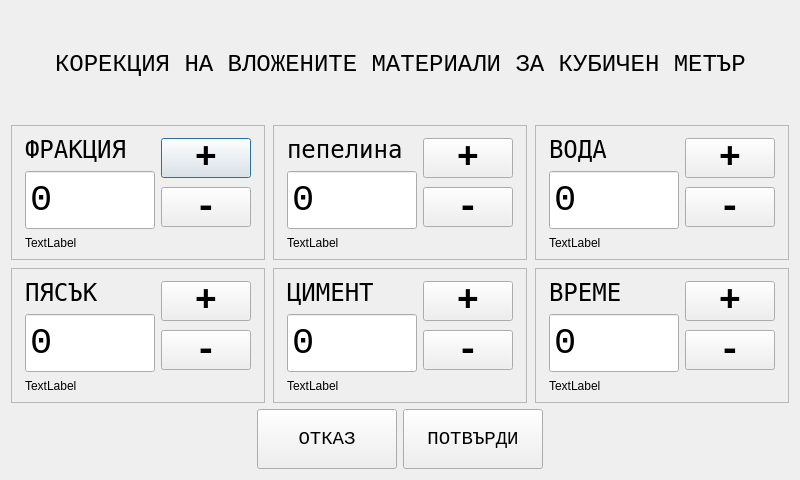
<?xml version="1.0" encoding="UTF-8"?>
<ui version="4.0">
 <class>DialogChangeIngradients</class>
 <widget class="QDialog" name="DialogChangeIngradients">
  <property name="geometry">
   <rect>
    <x>0</x>
    <y>0</y>
    <width>800</width>
    <height>480</height>
   </rect>
  </property>
  <property name="windowTitle">
   <string>Dialog</string>
  </property>
  <layout class="QVBoxLayout" name="verticalLayout_17">
   <item>
    <layout class="QVBoxLayout" name="verticalLayout_16">
     <item>
      <layout class="QHBoxLayout" name="horizontalLayout_8">
       <item>
        <spacer name="horizontalSpacer_2">
         <property name="orientation">
          <enum>Qt::Horizontal</enum>
         </property>
         <property name="sizeHint" stdset="0">
          <size>
           <width>40</width>
           <height>20</height>
          </size>
         </property>
        </spacer>
       </item>
       <item>
        <widget class="QLabel" name="label_2">
         <property name="font">
          <font>
           <family>Courier New</family>
           <pointsize>18</pointsize>
          </font>
         </property>
         <property name="text">
          <string>КОРЕКЦИЯ НА ВЛОЖЕНИТЕ МАТЕРИАЛИ ЗА КУБИЧЕН МЕТЪР</string>
         </property>
        </widget>
       </item>
       <item>
        <spacer name="horizontalSpacer">
         <property name="orientation">
          <enum>Qt::Horizontal</enum>
         </property>
         <property name="sizeHint" stdset="0">
          <size>
           <width>40</width>
           <height>20</height>
          </size>
         </property>
        </spacer>
       </item>
      </layout>
     </item>
     <item>
      <layout class="QHBoxLayout" name="horizontalLayout_7">
       <property name="spacing">
        <number>8</number>
       </property>
       <item>
        <layout class="QVBoxLayout" name="verticalLayout_13">
         <item>
          <widget class="QFrame" name="frame_3">
           <property name="frameShape">
            <enum>QFrame::StyledPanel</enum>
           </property>
           <property name="frameShadow">
            <enum>QFrame::Raised</enum>
           </property>
           <layout class="QGridLayout" name="gridLayout_3">
            <item row="0" column="0">
             <layout class="QHBoxLayout" name="horizontalLayout_3">
              <item>
               <layout class="QVBoxLayout" name="verticalLayout_5">
                <item>
                 <widget class="QLabel" name="label_4">
                  <property name="font">
                   <font>
                    <family>Andale Mono</family>
                    <pointsize>18</pointsize>
                   </font>
                  </property>
                  <property name="text">
                   <string>ФРАКЦИЯ</string>
                  </property>
                 </widget>
                </item>
                <item>
                 <widget class="QSpinBox" name="spinFraction">
                  <property name="minimumSize">
                   <size>
                    <width>125</width>
                    <height>60</height>
                   </size>
                  </property>
                  <property name="maximumSize">
                   <size>
                    <width>130</width>
                    <height>60</height>
                   </size>
                  </property>
                  <property name="font">
                   <font>
                    <family>Courier New</family>
                    <pointsize>28</pointsize>
                    <weight>50</weight>
                    <bold>false</bold>
                   </font>
                  </property>
                  <property name="buttonSymbols">
                   <enum>QAbstractSpinBox::NoButtons</enum>
                  </property>
                  <property name="keyboardTracking">
                   <bool>true</bool>
                  </property>
                  <property name="maximum">
                   <number>1000</number>
                  </property>
                 </widget>
                </item>
               </layout>
              </item>
              <item>
               <layout class="QVBoxLayout" name="verticalLayout_6">
                <item>
                 <widget class="QPushButton" name="btnFractionUp">
                  <property name="minimumSize">
                   <size>
                    <width>90</width>
                    <height>40</height>
                   </size>
                  </property>
                  <property name="maximumSize">
                   <size>
                    <width>90</width>
                    <height>40</height>
                   </size>
                  </property>
                  <property name="font">
                   <font>
                    <family>Courier New</family>
                    <pointsize>28</pointsize>
                    <weight>75</weight>
                    <bold>true</bold>
                   </font>
                  </property>
                  <property name="text">
                   <string>+</string>
                  </property>
                  <property name="autoRepeat">
                   <bool>true</bool>
                  </property>
                  <property name="autoRepeatDelay">
                   <number>600</number>
                  </property>
                  <property name="autoRepeatInterval">
                   <number>300</number>
                  </property>
                 </widget>
                </item>
                <item>
                 <widget class="QPushButton" name="btnFractionDwn">
                  <property name="minimumSize">
                   <size>
                    <width>90</width>
                    <height>40</height>
                   </size>
                  </property>
                  <property name="maximumSize">
                   <size>
                    <width>90</width>
                    <height>40</height>
                   </size>
                  </property>
                  <property name="font">
                   <font>
                    <family>Courier New</family>
                    <pointsize>28</pointsize>
                    <weight>75</weight>
                    <bold>true</bold>
                   </font>
                  </property>
                  <property name="text">
                   <string>-</string>
                  </property>
                  <property name="autoRepeat">
                   <bool>true</bool>
                  </property>
                  <property name="autoRepeatDelay">
                   <number>600</number>
                  </property>
                  <property name="autoRepeatInterval">
                   <number>300</number>
                  </property>
                 </widget>
                </item>
               </layout>
              </item>
             </layout>
            </item>
            <item row="1" column="0">
             <widget class="QLabel" name="lblFractionMinmax">
              <property name="text">
               <string>TextLabel</string>
              </property>
             </widget>
            </item>
           </layout>
          </widget>
         </item>
         <item>
          <widget class="QFrame" name="frame_4">
           <property name="frameShape">
            <enum>QFrame::StyledPanel</enum>
           </property>
           <property name="frameShadow">
            <enum>QFrame::Raised</enum>
           </property>
           <layout class="QGridLayout" name="gridLayout_4">
            <item row="0" column="0">
             <layout class="QHBoxLayout" name="horizontalLayout_4">
              <item>
               <layout class="QVBoxLayout" name="verticalLayout_7">
                <item>
                 <widget class="QLabel" name="label_5">
                  <property name="font">
                   <font>
                    <family>Andale Mono</family>
                    <pointsize>18</pointsize>
                   </font>
                  </property>
                  <property name="text">
                   <string>ПЯСЪК</string>
                  </property>
                 </widget>
                </item>
                <item>
                 <widget class="QSpinBox" name="spinSand">
                  <property name="minimumSize">
                   <size>
                    <width>125</width>
                    <height>60</height>
                   </size>
                  </property>
                  <property name="maximumSize">
                   <size>
                    <width>130</width>
                    <height>60</height>
                   </size>
                  </property>
                  <property name="font">
                   <font>
                    <family>Courier New</family>
                    <pointsize>28</pointsize>
                    <weight>50</weight>
                    <bold>false</bold>
                   </font>
                  </property>
                  <property name="buttonSymbols">
                   <enum>QAbstractSpinBox::NoButtons</enum>
                  </property>
                  <property name="keyboardTracking">
                   <bool>true</bool>
                  </property>
                  <property name="maximum">
                   <number>1000</number>
                  </property>
                 </widget>
                </item>
               </layout>
              </item>
              <item>
               <layout class="QVBoxLayout" name="verticalLayout_8">
                <item>
                 <widget class="QPushButton" name="btnSandUp">
                  <property name="minimumSize">
                   <size>
                    <width>90</width>
                    <height>40</height>
                   </size>
                  </property>
                  <property name="maximumSize">
                   <size>
                    <width>90</width>
                    <height>40</height>
                   </size>
                  </property>
                  <property name="font">
                   <font>
                    <family>Courier New</family>
                    <pointsize>28</pointsize>
                    <weight>75</weight>
                    <bold>true</bold>
                   </font>
                  </property>
                  <property name="text">
                   <string>+</string>
                  </property>
                  <property name="autoRepeat">
                   <bool>true</bool>
                  </property>
                  <property name="autoRepeatDelay">
                   <number>600</number>
                  </property>
                  <property name="autoRepeatInterval">
                   <number>300</number>
                  </property>
                 </widget>
                </item>
                <item>
                 <widget class="QPushButton" name="btnSandDwn">
                  <property name="minimumSize">
                   <size>
                    <width>90</width>
                    <height>40</height>
                   </size>
                  </property>
                  <property name="maximumSize">
                   <size>
                    <width>90</width>
                    <height>40</height>
                   </size>
                  </property>
                  <property name="font">
                   <font>
                    <family>Courier New</family>
                    <pointsize>28</pointsize>
                    <weight>75</weight>
                    <bold>true</bold>
                   </font>
                  </property>
                  <property name="text">
                   <string>-</string>
                  </property>
                  <property name="autoRepeat">
                   <bool>true</bool>
                  </property>
                  <property name="autoRepeatDelay">
                   <number>600</number>
                  </property>
                  <property name="autoRepeatInterval">
                   <number>300</number>
                  </property>
                 </widget>
                </item>
               </layout>
              </item>
             </layout>
            </item>
            <item row="1" column="0">
             <widget class="QLabel" name="lblSandMinmax">
              <property name="text">
               <string>TextLabel</string>
              </property>
             </widget>
            </item>
           </layout>
          </widget>
         </item>
        </layout>
       </item>
       <item>
        <layout class="QVBoxLayout" name="verticalLayout_14">
         <item>
          <widget class="QFrame" name="frame_2">
           <property name="frameShape">
            <enum>QFrame::StyledPanel</enum>
           </property>
           <property name="frameShadow">
            <enum>QFrame::Raised</enum>
           </property>
           <layout class="QGridLayout" name="gridLayout_2">
            <item row="0" column="0">
             <layout class="QHBoxLayout" name="horizontalLayout_2">
              <item>
               <layout class="QVBoxLayout" name="verticalLayout_3">
                <item>
                 <widget class="QLabel" name="label_3">
                  <property name="font">
                   <font>
                    <family>Andale Mono</family>
                    <pointsize>18</pointsize>
                   </font>
                  </property>
                  <property name="text">
                   <string>пепелина</string>
                  </property>
                 </widget>
                </item>
                <item>
                 <widget class="QSpinBox" name="spinPepelina">
                  <property name="minimumSize">
                   <size>
                    <width>125</width>
                    <height>60</height>
                   </size>
                  </property>
                  <property name="maximumSize">
                   <size>
                    <width>130</width>
                    <height>60</height>
                   </size>
                  </property>
                  <property name="font">
                   <font>
                    <family>Courier New</family>
                    <pointsize>28</pointsize>
                    <weight>50</weight>
                    <bold>false</bold>
                   </font>
                  </property>
                  <property name="buttonSymbols">
                   <enum>QAbstractSpinBox::NoButtons</enum>
                  </property>
                  <property name="keyboardTracking">
                   <bool>true</bool>
                  </property>
                  <property name="maximum">
                   <number>1000</number>
                  </property>
                 </widget>
                </item>
               </layout>
              </item>
              <item>
               <layout class="QVBoxLayout" name="verticalLayout_4">
                <item>
                 <widget class="QPushButton" name="btnPepelinUp">
                  <property name="minimumSize">
                   <size>
                    <width>90</width>
                    <height>40</height>
                   </size>
                  </property>
                  <property name="maximumSize">
                   <size>
                    <width>90</width>
                    <height>40</height>
                   </size>
                  </property>
                  <property name="font">
                   <font>
                    <family>Courier New</family>
                    <pointsize>28</pointsize>
                    <weight>75</weight>
                    <bold>true</bold>
                   </font>
                  </property>
                  <property name="text">
                   <string>+</string>
                  </property>
                  <property name="autoRepeat">
                   <bool>true</bool>
                  </property>
                  <property name="autoRepeatDelay">
                   <number>600</number>
                  </property>
                  <property name="autoRepeatInterval">
                   <number>300</number>
                  </property>
                 </widget>
                </item>
                <item>
                 <widget class="QPushButton" name="btnPepelinaDwn">
                  <property name="minimumSize">
                   <size>
                    <width>90</width>
                    <height>40</height>
                   </size>
                  </property>
                  <property name="maximumSize">
                   <size>
                    <width>90</width>
                    <height>40</height>
                   </size>
                  </property>
                  <property name="font">
                   <font>
                    <family>Courier New</family>
                    <pointsize>28</pointsize>
                    <weight>75</weight>
                    <bold>true</bold>
                   </font>
                  </property>
                  <property name="text">
                   <string>-</string>
                  </property>
                  <property name="autoRepeat">
                   <bool>true</bool>
                  </property>
                  <property name="autoRepeatDelay">
                   <number>600</number>
                  </property>
                  <property name="autoRepeatInterval">
                   <number>300</number>
                  </property>
                 </widget>
                </item>
               </layout>
              </item>
             </layout>
            </item>
            <item row="1" column="0">
             <widget class="QLabel" name="lblPepelinaMinmax">
              <property name="text">
               <string>TextLabel</string>
              </property>
             </widget>
            </item>
           </layout>
          </widget>
         </item>
         <item>
          <widget class="QFrame" name="frame">
           <property name="frameShape">
            <enum>QFrame::StyledPanel</enum>
           </property>
           <property name="frameShadow">
            <enum>QFrame::Raised</enum>
           </property>
           <layout class="QGridLayout" name="gridLayout">
            <item row="0" column="0">
             <layout class="QHBoxLayout" name="horizontalLayout">
              <item>
               <layout class="QVBoxLayout" name="verticalLayout">
                <item>
                 <widget class="QLabel" name="label">
                  <property name="font">
                   <font>
                    <family>Andale Mono</family>
                    <pointsize>18</pointsize>
                   </font>
                  </property>
                  <property name="text">
                   <string>ЦИМЕНТ</string>
                  </property>
                 </widget>
                </item>
                <item>
                 <widget class="QSpinBox" name="spinCement">
                  <property name="minimumSize">
                   <size>
                    <width>125</width>
                    <height>60</height>
                   </size>
                  </property>
                  <property name="maximumSize">
                   <size>
                    <width>130</width>
                    <height>60</height>
                   </size>
                  </property>
                  <property name="font">
                   <font>
                    <family>Courier New</family>
                    <pointsize>28</pointsize>
                    <weight>50</weight>
                    <bold>false</bold>
                   </font>
                  </property>
                  <property name="buttonSymbols">
                   <enum>QAbstractSpinBox::NoButtons</enum>
                  </property>
                  <property name="keyboardTracking">
                   <bool>true</bool>
                  </property>
                  <property name="maximum">
                   <number>1000</number>
                  </property>
                 </widget>
                </item>
               </layout>
              </item>
              <item>
               <layout class="QVBoxLayout" name="verticalLayout_2">
                <item>
                 <widget class="QPushButton" name="btnCementUp">
                  <property name="minimumSize">
                   <size>
                    <width>90</width>
                    <height>40</height>
                   </size>
                  </property>
                  <property name="maximumSize">
                   <size>
                    <width>90</width>
                    <height>40</height>
                   </size>
                  </property>
                  <property name="font">
                   <font>
                    <family>Courier New</family>
                    <pointsize>28</pointsize>
                    <weight>75</weight>
                    <bold>true</bold>
                   </font>
                  </property>
                  <property name="text">
                   <string>+</string>
                  </property>
                  <property name="autoRepeat">
                   <bool>true</bool>
                  </property>
                  <property name="autoRepeatDelay">
                   <number>600</number>
                  </property>
                  <property name="autoRepeatInterval">
                   <number>300</number>
                  </property>
                 </widget>
                </item>
                <item>
                 <widget class="QPushButton" name="btnCementDwn">
                  <property name="minimumSize">
                   <size>
                    <width>90</width>
                    <height>40</height>
                   </size>
                  </property>
                  <property name="maximumSize">
                   <size>
                    <width>90</width>
                    <height>40</height>
                   </size>
                  </property>
                  <property name="font">
                   <font>
                    <family>Courier New</family>
                    <pointsize>28</pointsize>
                    <weight>75</weight>
                    <bold>true</bold>
                   </font>
                  </property>
                  <property name="text">
                   <string>-</string>
                  </property>
                  <property name="autoRepeat">
                   <bool>true</bool>
                  </property>
                  <property name="autoRepeatDelay">
                   <number>600</number>
                  </property>
                  <property name="autoRepeatInterval">
                   <number>300</number>
                  </property>
                 </widget>
                </item>
               </layout>
              </item>
             </layout>
            </item>
            <item row="1" column="0">
             <widget class="QLabel" name="lblCementMinmax">
              <property name="text">
               <string>TextLabel</string>
              </property>
             </widget>
            </item>
           </layout>
          </widget>
         </item>
        </layout>
       </item>
       <item>
        <layout class="QVBoxLayout" name="verticalLayout_15">
         <item>
          <widget class="QFrame" name="frame_5">
           <property name="frameShape">
            <enum>QFrame::StyledPanel</enum>
           </property>
           <property name="frameShadow">
            <enum>QFrame::Raised</enum>
           </property>
           <layout class="QGridLayout" name="gridLayout_5">
            <item row="0" column="0">
             <layout class="QHBoxLayout" name="horizontalLayout_5">
              <item>
               <layout class="QVBoxLayout" name="verticalLayout_9">
                <item>
                 <widget class="QLabel" name="label_6">
                  <property name="font">
                   <font>
                    <family>Andale Mono</family>
                    <pointsize>18</pointsize>
                   </font>
                  </property>
                  <property name="text">
                   <string>ВОДА</string>
                  </property>
                 </widget>
                </item>
                <item>
                 <widget class="QSpinBox" name="spinWater">
                  <property name="minimumSize">
                   <size>
                    <width>125</width>
                    <height>60</height>
                   </size>
                  </property>
                  <property name="maximumSize">
                   <size>
                    <width>130</width>
                    <height>60</height>
                   </size>
                  </property>
                  <property name="font">
                   <font>
                    <family>Courier New</family>
                    <pointsize>28</pointsize>
                    <weight>50</weight>
                    <bold>false</bold>
                   </font>
                  </property>
                  <property name="buttonSymbols">
                   <enum>QAbstractSpinBox::NoButtons</enum>
                  </property>
                  <property name="keyboardTracking">
                   <bool>true</bool>
                  </property>
                  <property name="maximum">
                   <number>1000</number>
                  </property>
                 </widget>
                </item>
               </layout>
              </item>
              <item>
               <layout class="QVBoxLayout" name="verticalLayout_10">
                <item>
                 <widget class="QPushButton" name="btnWaterUp">
                  <property name="minimumSize">
                   <size>
                    <width>90</width>
                    <height>40</height>
                   </size>
                  </property>
                  <property name="maximumSize">
                   <size>
                    <width>90</width>
                    <height>40</height>
                   </size>
                  </property>
                  <property name="font">
                   <font>
                    <family>Courier New</family>
                    <pointsize>28</pointsize>
                    <weight>75</weight>
                    <bold>true</bold>
                   </font>
                  </property>
                  <property name="text">
                   <string>+</string>
                  </property>
                  <property name="autoRepeat">
                   <bool>true</bool>
                  </property>
                  <property name="autoRepeatDelay">
                   <number>600</number>
                  </property>
                  <property name="autoRepeatInterval">
                   <number>300</number>
                  </property>
                 </widget>
                </item>
                <item>
                 <widget class="QPushButton" name="btnWaterDwn">
                  <property name="minimumSize">
                   <size>
                    <width>90</width>
                    <height>40</height>
                   </size>
                  </property>
                  <property name="maximumSize">
                   <size>
                    <width>90</width>
                    <height>40</height>
                   </size>
                  </property>
                  <property name="font">
                   <font>
                    <family>Courier New</family>
                    <pointsize>28</pointsize>
                    <weight>75</weight>
                    <bold>true</bold>
                   </font>
                  </property>
                  <property name="text">
                   <string>-</string>
                  </property>
                  <property name="autoRepeat">
                   <bool>true</bool>
                  </property>
                  <property name="autoRepeatDelay">
                   <number>600</number>
                  </property>
                  <property name="autoRepeatInterval">
                   <number>300</number>
                  </property>
                 </widget>
                </item>
               </layout>
              </item>
             </layout>
            </item>
            <item row="1" column="0">
             <widget class="QLabel" name="lblWaterMinmax">
              <property name="text">
               <string>TextLabel</string>
              </property>
             </widget>
            </item>
           </layout>
          </widget>
         </item>
         <item>
          <widget class="QFrame" name="frame_6">
           <property name="frameShape">
            <enum>QFrame::StyledPanel</enum>
           </property>
           <property name="frameShadow">
            <enum>QFrame::Raised</enum>
           </property>
           <layout class="QGridLayout" name="gridLayout_6">
            <item row="0" column="0">
             <layout class="QHBoxLayout" name="horizontalLayout_6">
              <item>
               <layout class="QVBoxLayout" name="verticalLayout_11">
                <item>
                 <widget class="QLabel" name="label_7">
                  <property name="font">
                   <font>
                    <family>Andale Mono</family>
                    <pointsize>18</pointsize>
                   </font>
                  </property>
                  <property name="text">
                   <string>ВРЕМЕ</string>
                  </property>
                 </widget>
                </item>
                <item>
                 <widget class="QSpinBox" name="spinTime">
                  <property name="minimumSize">
                   <size>
                    <width>125</width>
                    <height>60</height>
                   </size>
                  </property>
                  <property name="maximumSize">
                   <size>
                    <width>130</width>
                    <height>60</height>
                   </size>
                  </property>
                  <property name="font">
                   <font>
                    <family>Courier New</family>
                    <pointsize>28</pointsize>
                    <weight>50</weight>
                    <bold>false</bold>
                   </font>
                  </property>
                  <property name="buttonSymbols">
                   <enum>QAbstractSpinBox::NoButtons</enum>
                  </property>
                  <property name="keyboardTracking">
                   <bool>true</bool>
                  </property>
                  <property name="maximum">
                   <number>1000</number>
                  </property>
                 </widget>
                </item>
               </layout>
              </item>
              <item>
               <layout class="QVBoxLayout" name="verticalLayout_12">
                <item>
                 <widget class="QPushButton" name="btnTimeUp">
                  <property name="minimumSize">
                   <size>
                    <width>90</width>
                    <height>40</height>
                   </size>
                  </property>
                  <property name="maximumSize">
                   <size>
                    <width>90</width>
                    <height>40</height>
                   </size>
                  </property>
                  <property name="font">
                   <font>
                    <family>Courier New</family>
                    <pointsize>28</pointsize>
                    <weight>75</weight>
                    <bold>true</bold>
                   </font>
                  </property>
                  <property name="text">
                   <string>+</string>
                  </property>
                  <property name="autoRepeat">
                   <bool>true</bool>
                  </property>
                  <property name="autoRepeatDelay">
                   <number>600</number>
                  </property>
                  <property name="autoRepeatInterval">
                   <number>300</number>
                  </property>
                 </widget>
                </item>
                <item>
                 <widget class="QPushButton" name="btnTimeDwn">
                  <property name="minimumSize">
                   <size>
                    <width>90</width>
                    <height>40</height>
                   </size>
                  </property>
                  <property name="maximumSize">
                   <size>
                    <width>90</width>
                    <height>40</height>
                   </size>
                  </property>
                  <property name="font">
                   <font>
                    <family>Courier New</family>
                    <pointsize>28</pointsize>
                    <weight>75</weight>
                    <bold>true</bold>
                   </font>
                  </property>
                  <property name="text">
                   <string>-</string>
                  </property>
                  <property name="autoRepeat">
                   <bool>true</bool>
                  </property>
                  <property name="autoRepeatDelay">
                   <number>600</number>
                  </property>
                  <property name="autoRepeatInterval">
                   <number>300</number>
                  </property>
                 </widget>
                </item>
               </layout>
              </item>
             </layout>
            </item>
            <item row="1" column="0">
             <widget class="QLabel" name="lblTimeMinmax">
              <property name="text">
               <string>TextLabel</string>
              </property>
             </widget>
            </item>
           </layout>
          </widget>
         </item>
        </layout>
       </item>
      </layout>
     </item>
    </layout>
   </item>
   <item>
    <layout class="QHBoxLayout" name="horizontalLayout_10">
     <item>
      <spacer name="horizontalSpacer_3">
       <property name="orientation">
        <enum>Qt::Horizontal</enum>
       </property>
       <property name="sizeHint" stdset="0">
        <size>
         <width>40</width>
         <height>20</height>
        </size>
       </property>
      </spacer>
     </item>
     <item>
      <layout class="QHBoxLayout" name="horizontalLayout_9">
       <item>
        <widget class="QPushButton" name="btnCancel">
         <property name="minimumSize">
          <size>
           <width>140</width>
           <height>60</height>
          </size>
         </property>
         <property name="maximumSize">
          <size>
           <width>140</width>
           <height>60</height>
          </size>
         </property>
         <property name="font">
          <font>
           <family>Courier New</family>
           <pointsize>14</pointsize>
          </font>
         </property>
         <property name="text">
          <string>ОТКАЗ</string>
         </property>
        </widget>
       </item>
       <item>
        <widget class="QPushButton" name="btnOK">
         <property name="minimumSize">
          <size>
           <width>140</width>
           <height>60</height>
          </size>
         </property>
         <property name="maximumSize">
          <size>
           <width>140</width>
           <height>60</height>
          </size>
         </property>
         <property name="font">
          <font>
           <family>Courier New</family>
           <pointsize>14</pointsize>
          </font>
         </property>
         <property name="text">
          <string>ПОТВЪРДИ</string>
         </property>
        </widget>
       </item>
      </layout>
     </item>
     <item>
      <spacer name="horizontalSpacer_4">
       <property name="orientation">
        <enum>Qt::Horizontal</enum>
       </property>
       <property name="sizeHint" stdset="0">
        <size>
         <width>40</width>
         <height>20</height>
        </size>
       </property>
      </spacer>
     </item>
    </layout>
   </item>
  </layout>
 </widget>
 <resources/>
 <connections/>
</ui>
